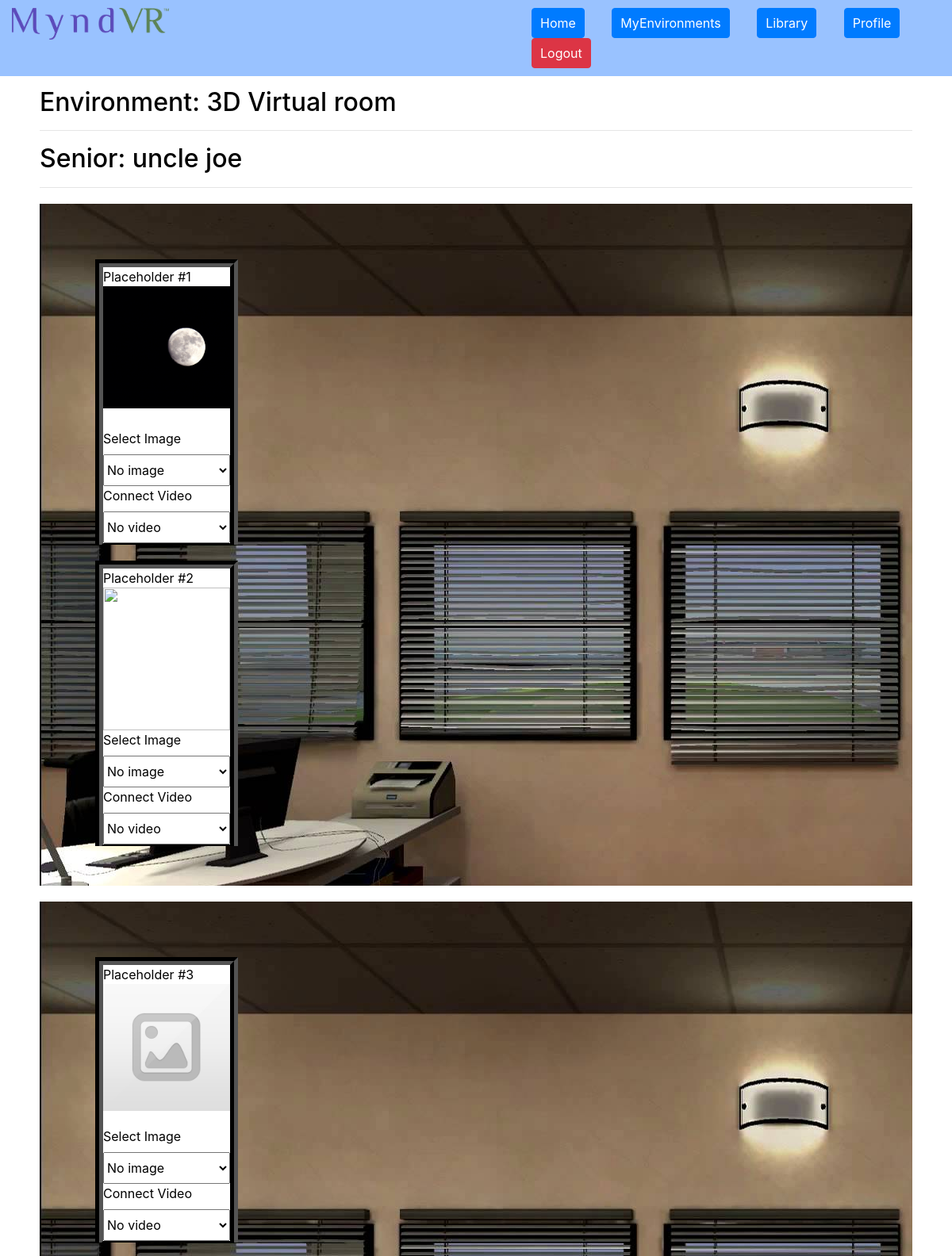
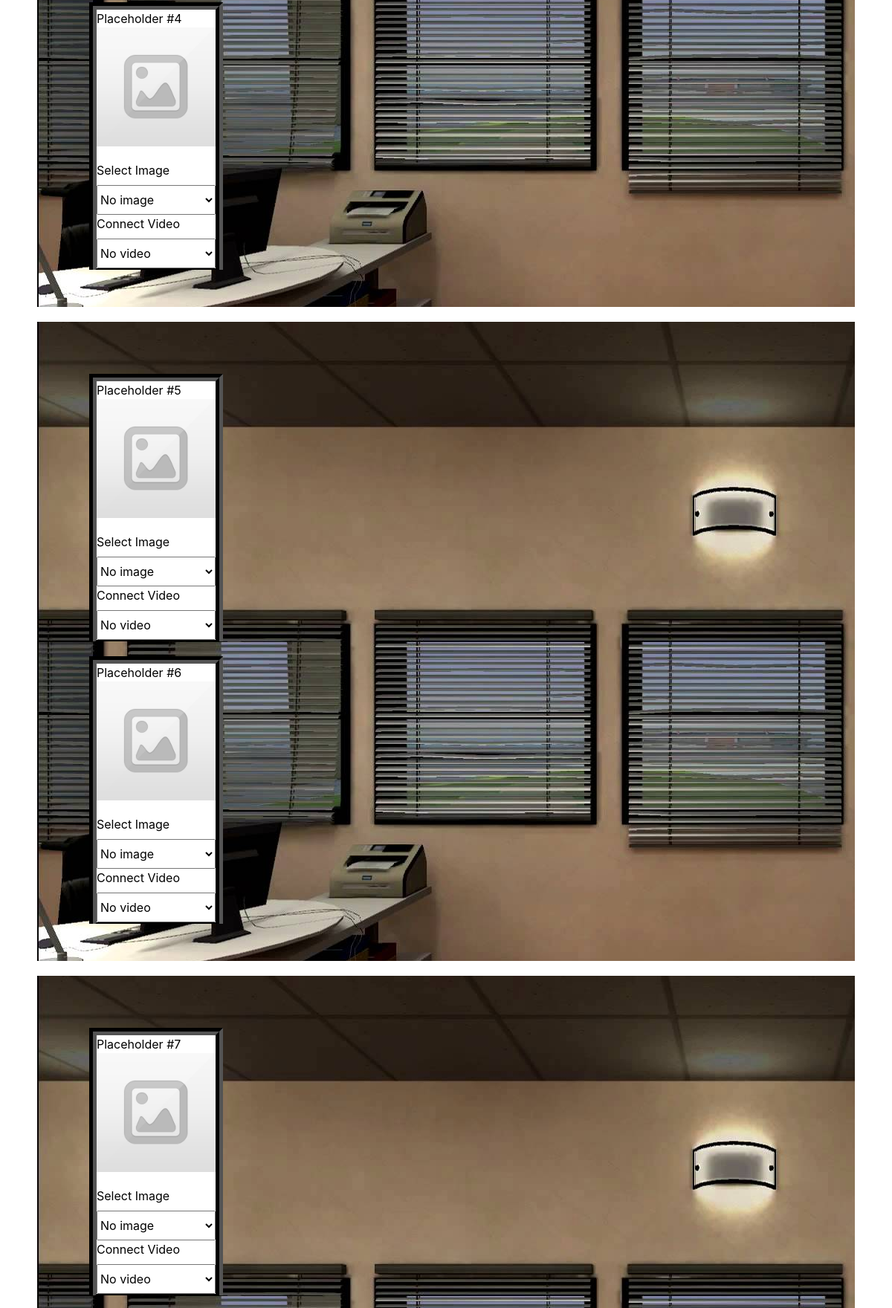
The page /index.php?pagetype=edit&env_id=1&env_config_id=2 (signed in, upper part) on the database its author committed (2 pictures, top to bottom).
### tables this page shows
CREATE TABLE `environments` (
  `env_id` int(11) NOT NULL,
  `env_name` varchar(100) NOT NULL,
  `details` varchar(1000) NOT NULL,
  `side1` varchar(200) NOT NULL,
  `side2` varchar(200) NOT NULL,
  `side3` varchar(200) NOT NULL,
  `side4` varchar(200) NOT NULL,
  `tablename` varchar(200) NOT NULL,
  `timestamp` varchar(100) NOT NULL,
  `flag` int(1) NOT NULL DEFAULT '0'
);

CREATE TABLE `env1` (
  `env_config_id` int(11) NOT NULL,
  `user_id` int(4) NOT NULL,
  `s_id` int(11) NOT NULL,
  `timestamp` varchar(100) NOT NULL,
  `flag` int(1) NOT NULL DEFAULT '0',
  `img_no` int(2) NOT NULL DEFAULT '8',
  `img_placeholder_1` int(5) NOT NULL DEFAULT '0',
  `img_placeholder_2` int(5) NOT NULL DEFAULT '0',
  `img_placeholder_3` int(5) NOT NULL DEFAULT '0',
  `img_placeholder_4` int(5) NOT NULL DEFAULT '0',
  `img_placeholder_5` int(5) NOT NULL DEFAULT '0',
  `img_placeholder_6` int(5) NOT NULL DEFAULT '0',
  `img_placeholder_7` int(5) NOT NULL DEFAULT '0',
  `img_placeholder_8` int(5) NOT NULL DEFAULT '0'
);

CREATE TABLE `seniors` (
  `s_id` int(11) NOT NULL,
  `user_id` int(6) NOT NULL,
  `profile` int(3) NOT NULL,
  `fullname` varchar(200) NOT NULL,
  `details` varchar(500) NOT NULL,
  `timestamp` varchar(100) NOT NULL,
  `flag` int(1) NOT NULL
);

CREATE TABLE `imagedb` (
  `img_id` int(5) NOT NULL,
  `img_link` varchar(300) NOT NULL,
  `user_id` varchar(150) NOT NULL,
  `s_id` int(11) NOT NULL,
  `uploaded_by` int(6) NOT NULL,
  `img_name` varchar(200) NOT NULL,
  `videoflag` int(1) NOT NULL,
  `uploadedon` varchar(100) NOT NULL,
  `currentlyused` int(1) NOT NULL DEFAULT '0'
);

### edit.php (the view, shortened to what this page needs)
<?php
include "userauth.php";
?>
<div class="below">
<div class="col Environments">
<?php
	$query = "SELECT * FROM environments where env_id=$env_id";
	$results = mysqli_query($con, $query);
	while($row = mysqli_fetch_array($results))
	{
		$envname = $row['env_name'];
		$tablename = $row['tablename'];
		$side1 = $row['side1'];
		$side2 = $row['side2'];
		$side3 = $row['side3'];
		$side4 = $row['side4'];
		echo '<h2>Environment: '.$envname.'</h2><hr>';
		if($usertype>2)
		{
			$subquery = "SELECT * FROM ".$tablename." WHERE env_config_id=$env_config_id";
		}
		$subresults = mysqli_query($con, $subquery);
		while($subrow = mysqli_fetch_array($subresults))
		{
			$current_s_id = $subrow["s_id"];
			$user_id = $subrow["user_id"];
			$img_no = $subrow['img_no'];
			$subquery2 = "SELECT * FROM seniors where s_id=$current_s_id";
			$subresults2 = mysqli_query($con, $subquery2);
			while($subrow2 = mysqli_fetch_array($subresults2))
			{
				$current_sname = $subrow2["fullname"];
			}
			echo '<h2>Senior: '.$current_sname.'</h2><hr>';
			$imgarray = [];
			for($i=1;$i<=$img_no;$i++)
			{
				$temp_imgid = $subrow['img_placeholder_'.$i];
				$link = "";
					$subquery2 = "SELECT * FROM imagedb WHERE img_id=$temp_imgid";
					$subresults2 = mysqli_query($con, $subquery2);
					while($subrow2 = mysqli_fetch_array($subresults2))
					{
						$link = $subrow2['img_link'];
					}
					array_push($imgarray,$link);
			}
		}
	}
?>
	<?php
	$availableimgids = [];
	$availableimgnames = [];
	$availableimglinks = [];
	$availablevideoids = [];
	$availablevideonames = [];
	$availablevideolinks = [];
	array_push($availableimgids, 0);
	array_push($availableimgnames, 'No image');
	array_push($availableimglinks, 'images/default.jpg');
	$query = "SELECT img_id, img_name, img_link FROM imagedb where user_id=$user_id and s_id=$current_s_id";
	$results = mysqli_query($con, $query);
	while($row = mysqli_fetch_array($results))
	{
		$img_name = $row['img_name'];
		if($img_name=='')
		{
			$img_name = 'Unnamed image';
		}
		array_push($availableimgids, $row['img_id']);
		array_push($availableimgnames, $img_name);
		array_push($availableimglinks, $row['img_link']);
	}
	$query = "SELECT video_id, video_name, video_link FROM videodb where user_id=$user_id and s_id=$current_s_id";
	$results = mysqli_query($con, $query);
	while($row = mysqli_fetch_array($results))
	{
		$video_name = $row['video_name'];
		array_push($availablevideoids, $row['video_id']);
		array_push($availablevideonames, $video_name);
		array_push($availablevideolinks, $row['video_link']);
	}
		function get_place($i, $imgarray, $availableimgids, $availableimgnames, $availableimglinks, $availablevideoids, $availablevideolinks, $availablevideonames)
		{
			if($imgarray[$i-1]!='0')
			{
				echo '<div class="placeholder"><div><span>Placeholder #'.$i.'</span><div class="imgholder"><img src="'.$imgarray[$i-1].'" /></div>';
				echo '<label>Select Image</label><select id="placeholder_'.$i.'" name="placeholder_'.$i.'" class="imglist">';
				$optioncount = 0;
				foreach($availableimglinks as $option)
				{
					echo '<option value="'.$availableimgids[$optioncount].'"><div>'.$availableimgnames[$optioncount].'<img src="'.$availableimglinks[$optioncount].'" alt="img_values" ></div></option>';
					$optioncount = $optioncount + 1;
				}
				echo '</select>	';
				echo '<label>Connect Video</label><select id="placeholder_vid_'.$i.'"  name="placeholder_vid_'.$i.'" class="imglist">';
				echo '<option value="0">No video<img src="images/default.jpg"/></option>';
				$optioncount = 0;
				echo '</select>';
				echo '</div></div>';
			}
		}
		echo '<form action="envsave_backend.php" method="POST">
		<input type="text" value="'.$env_id.'" name="env_id" hidden />
		<input type="text" value="'.$env_config_id.'" name="env_config_id" hidden />
		<input type="text" value="'.$img_no.'" name="imgno" hidden />
		';
		echo '<div class="env_side" style="background:url('.$side1.')">';
			echo get_place(1, $imgarray, $availableimgids, $availableimgnames, $availableimglinks, $availablevideoids, $availablevideolinks, $availablevideonames);
			echo get_place(2, $imgarray, $availableimgids, $availableimgnames, $availableimglinks, $availablevideoids, $availablevideolinks, $availablevideonames);
		echo '</div>';
		echo '<div class="env_side" style="background:url('.$side2.')">';
			echo get_place(3, $imgarray, $availableimgids, $availableimgnames, $availableimglinks, $availablevideoids, $availablevideolinks, $availablevideonames);
			echo get_place(4, $imgarray, $availableimgids, $availableimgnames, $availableimglinks, $availablevideoids, $availablevideolinks, $availablevideonames);
		echo '</div>';
		echo '<div class="env_side" style="background:url('.$side3.')">';
			echo get_place(5, $imgarray, $availableimgids, $availableimgnames, $availableimglinks, $availablevideoids, $availablevideolinks, $availablevideonames);
			echo get_place(6, $imgarray, $availableimgids, $availableimgnames, $availableimglinks, $availablevideoids, $availablevideolinks, $availablevideonames);
		echo '</div>';
		echo '<div class="env_side" style="background:url('.$side4.')">';
			echo get_place(7, $imgarray, $availableimgids, $availableimgnames, $availableimglinks, $availablevideoids, $availablevideolinks, $availablevideonames);
			echo get_place(8, $imgarray, $availableimgids, $availableimgnames, $availableimglinks, $availablevideoids, $availablevideolinks, $availablevideonames);
		echo '</div>';
		echo '</form>';
	?>
</div>
</div>

### css/theme.css (style rules this page uses)
body { width:100%; color:black; background-color:#ffffff; overflow-x:hidden; cursor:default; }
.below { padding-top:60px; width:100%; height:auto; overflow:hidden; padding-left:0px; padding-right:0px; }
.environments { padding:50px; }
.env_side { width:100%; height:auto; padding:50px; margin-top:20px; margin-bottom:20px; }
.env_side .placeholder { height:380px; width:220; padding:20px; overflow:hidden; }
.env_side .placeholder span,.env_side .viewholder span { height:20px; text-align:center; color:black; }
.env_side .placeholder >div,.env_side .viewholder >div { background:white; border: 10px groove black; }
.env_side .placeholder .imgholder { width:100%; height:180px; overflow:hidden; }
.env_side .placeholder .imgholder img, .env_side .viewholder .imgholder img { width:100%; height:auto; }
.env_side .placeholder .imglist { width:100%; height:40px; }

### rows shown on the page
environments: env_name "3D Virtual room", side1 (picture), side2 (picture), side3 (picture), side4 (picture)
env1: s.fullname "uncle joe"
imagedb: img_link (placeholder picture)

### other values the page prints
$i "1 2 3 4 5 6 7"
